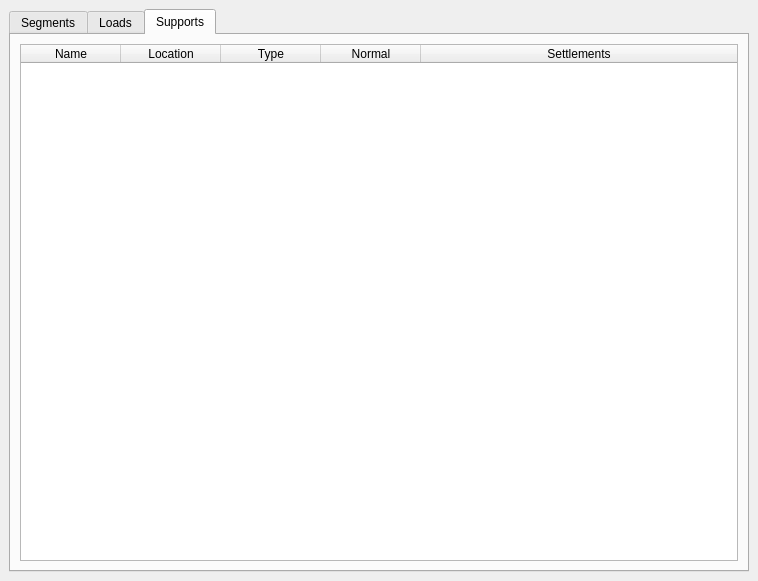
<?xml version="1.0" encoding="UTF-8"?>
<ui version="4.0">
 <class>MainWindow</class>
 <widget class="QMainWindow" name="MainWindow">
  <property name="geometry">
   <rect>
    <x>0</x>
    <y>0</y>
    <width>758</width>
    <height>581</height>
   </rect>
  </property>
  <property name="windowTitle">
   <string>Object Table</string>
  </property>
  <widget class="QWidget" name="centralwidget">
   <layout class="QGridLayout" name="gridLayout_2">
    <item row="0" column="0">
     <widget class="QTabWidget" name="tabWidget">
      <property name="currentIndex">
       <number>2</number>
      </property>
      <widget class="QWidget" name="tab">
       <attribute name="title">
        <string>Segments</string>
       </attribute>
       <layout class="QGridLayout" name="gridLayout">
        <item row="0" column="0">
         <widget class="QTableWidget" name="segmentsTable">
          <property name="acceptDrops">
           <bool>true</bool>
          </property>
          <property name="sizeAdjustPolicy">
           <enum>QAbstractScrollArea::AdjustToContents</enum>
          </property>
          <property name="editTriggers">
           <set>QAbstractItemView::AnyKeyPressed|QAbstractItemView::CurrentChanged|QAbstractItemView::DoubleClicked|QAbstractItemView::EditKeyPressed</set>
          </property>
          <property name="dragEnabled">
           <bool>true</bool>
          </property>
          <property name="dragDropMode">
           <enum>QAbstractItemView::DragDrop</enum>
          </property>
          <property name="defaultDropAction">
           <enum>Qt::CopyAction</enum>
          </property>
          <property name="alternatingRowColors">
           <bool>true</bool>
          </property>
          <property name="selectionMode">
           <enum>QAbstractItemView::ExtendedSelection</enum>
          </property>
          <property name="sortingEnabled">
           <bool>true</bool>
          </property>
          <attribute name="horizontalHeaderCascadingSectionResizes">
           <bool>true</bool>
          </attribute>
          <attribute name="horizontalHeaderStretchLastSection">
           <bool>true</bool>
          </attribute>
          <attribute name="verticalHeaderCascadingSectionResizes">
           <bool>true</bool>
          </attribute>
          <attribute name="verticalHeaderShowSortIndicator" stdset="0">
           <bool>true</bool>
          </attribute>
          <attribute name="verticalHeaderStretchLastSection">
           <bool>false</bool>
          </attribute>
          <column>
           <property name="text">
            <string>Name</string>
           </property>
          </column>
          <column>
           <property name="text">
            <string>Type</string>
           </property>
          </column>
          <column>
           <property name="text">
            <string>From</string>
           </property>
          </column>
          <column>
           <property name="text">
            <string>To</string>
           </property>
          </column>
          <column>
           <property name="text">
            <string>Through</string>
           </property>
          </column>
          <column>
           <property name="text">
            <string>Material</string>
           </property>
          </column>
          <column>
           <property name="text">
            <string>Section</string>
           </property>
          </column>
          <column>
           <property name="text">
            <string>E</string>
           </property>
          </column>
          <column>
           <property name="text">
            <string>G</string>
           </property>
          </column>
          <column>
           <property name="text">
            <string>Area</string>
           </property>
          </column>
          <column>
           <property name="text">
            <string>Ixx</string>
           </property>
          </column>
          <column>
           <property name="text">
            <string>Iyy</string>
           </property>
          </column>
          <column>
           <property name="text">
            <string>J</string>
           </property>
          </column>
          <column>
           <property name="text">
            <string>Axis Vector</string>
           </property>
          </column>
         </widget>
        </item>
       </layout>
      </widget>
      <widget class="QWidget" name="tab_2">
       <attribute name="title">
        <string>Loads</string>
       </attribute>
       <layout class="QGridLayout" name="gridLayout_3">
        <item row="0" column="0">
         <widget class="QTableWidget" name="loadsTable">
          <property name="sizeAdjustPolicy">
           <enum>QAbstractScrollArea::AdjustToContents</enum>
          </property>
          <property name="editTriggers">
           <set>QAbstractItemView::AnyKeyPressed|QAbstractItemView::CurrentChanged|QAbstractItemView::DoubleClicked|QAbstractItemView::EditKeyPressed</set>
          </property>
          <property name="dragEnabled">
           <bool>true</bool>
          </property>
          <property name="dragDropMode">
           <enum>QAbstractItemView::DragDrop</enum>
          </property>
          <property name="defaultDropAction">
           <enum>Qt::CopyAction</enum>
          </property>
          <property name="alternatingRowColors">
           <bool>true</bool>
          </property>
          <property name="selectionBehavior">
           <enum>QAbstractItemView::SelectItems</enum>
          </property>
          <property name="sortingEnabled">
           <bool>true</bool>
          </property>
          <attribute name="horizontalHeaderCascadingSectionResizes">
           <bool>true</bool>
          </attribute>
          <attribute name="horizontalHeaderShowSortIndicator" stdset="0">
           <bool>true</bool>
          </attribute>
          <attribute name="horizontalHeaderStretchLastSection">
           <bool>true</bool>
          </attribute>
          <attribute name="verticalHeaderCascadingSectionResizes">
           <bool>true</bool>
          </attribute>
          <attribute name="verticalHeaderShowSortIndicator" stdset="0">
           <bool>true</bool>
          </attribute>
          <attribute name="verticalHeaderStretchLastSection">
           <bool>false</bool>
          </attribute>
          <column>
           <property name="text">
            <string>Name</string>
           </property>
          </column>
          <column>
           <property name="text">
            <string>Parent</string>
           </property>
          </column>
          <column>
           <property name="text">
            <string>Degree</string>
           </property>
          </column>
          <column>
           <property name="text">
            <string>Peak</string>
           </property>
          </column>
          <column>
           <property name="text">
            <string>From</string>
           </property>
          </column>
          <column>
           <property name="text">
            <string>To</string>
           </property>
          </column>
          <column>
           <property name="text">
            <string>Normal</string>
           </property>
          </column>
         </widget>
        </item>
       </layout>
      </widget>
      <widget class="QWidget" name="tab_3">
       <attribute name="title">
        <string>Supports</string>
       </attribute>
       <layout class="QGridLayout" name="gridLayout_4">
        <item row="0" column="0">
         <widget class="QTableWidget" name="supportsTable">
          <property name="sizeAdjustPolicy">
           <enum>QAbstractScrollArea::AdjustToContents</enum>
          </property>
          <property name="dragDropMode">
           <enum>QAbstractItemView::DragDrop</enum>
          </property>
          <property name="defaultDropAction">
           <enum>Qt::CopyAction</enum>
          </property>
          <property name="sortingEnabled">
           <bool>true</bool>
          </property>
          <attribute name="horizontalHeaderStretchLastSection">
           <bool>true</bool>
          </attribute>
          <attribute name="verticalHeaderCascadingSectionResizes">
           <bool>true</bool>
          </attribute>
          <attribute name="verticalHeaderShowSortIndicator" stdset="0">
           <bool>true</bool>
          </attribute>
          <column>
           <property name="text">
            <string>Name</string>
           </property>
          </column>
          <column>
           <property name="text">
            <string>Location</string>
           </property>
          </column>
          <column>
           <property name="text">
            <string>Type</string>
           </property>
          </column>
          <column>
           <property name="text">
            <string>Normal</string>
           </property>
          </column>
          <column>
           <property name="text">
            <string>Settlements</string>
           </property>
          </column>
         </widget>
        </item>
       </layout>
      </widget>
     </widget>
    </item>
   </layout>
  </widget>
  <action name="actionImport">
   <property name="text">
    <string>Import</string>
   </property>
  </action>
  <action name="actionBulk_Update">
   <property name="text">
    <string>Bulk Update</string>
   </property>
  </action>
 </widget>
 <resources/>
 <connections/>
</ui>
